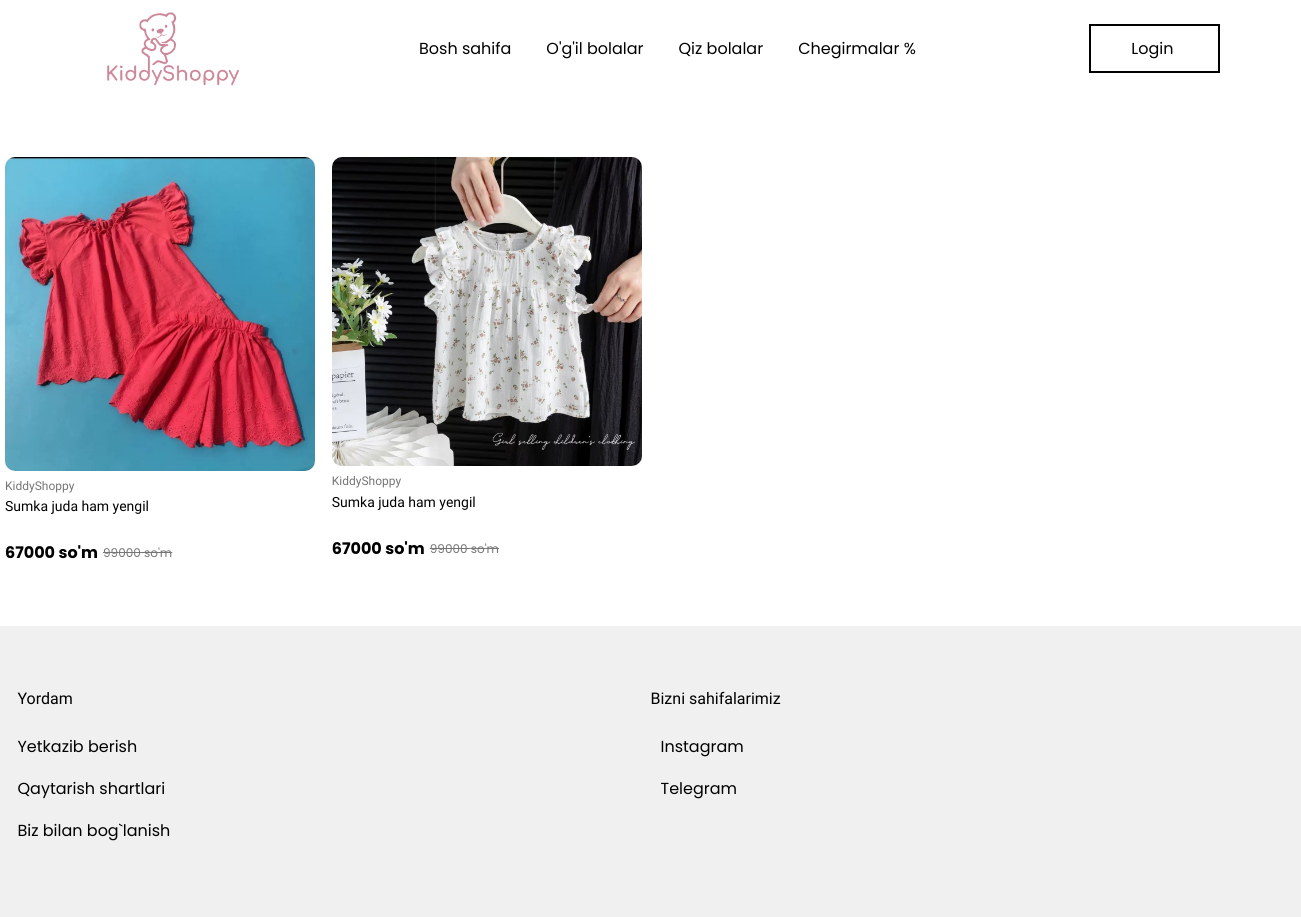
Page /filter/ogil/ on the earlier database version.
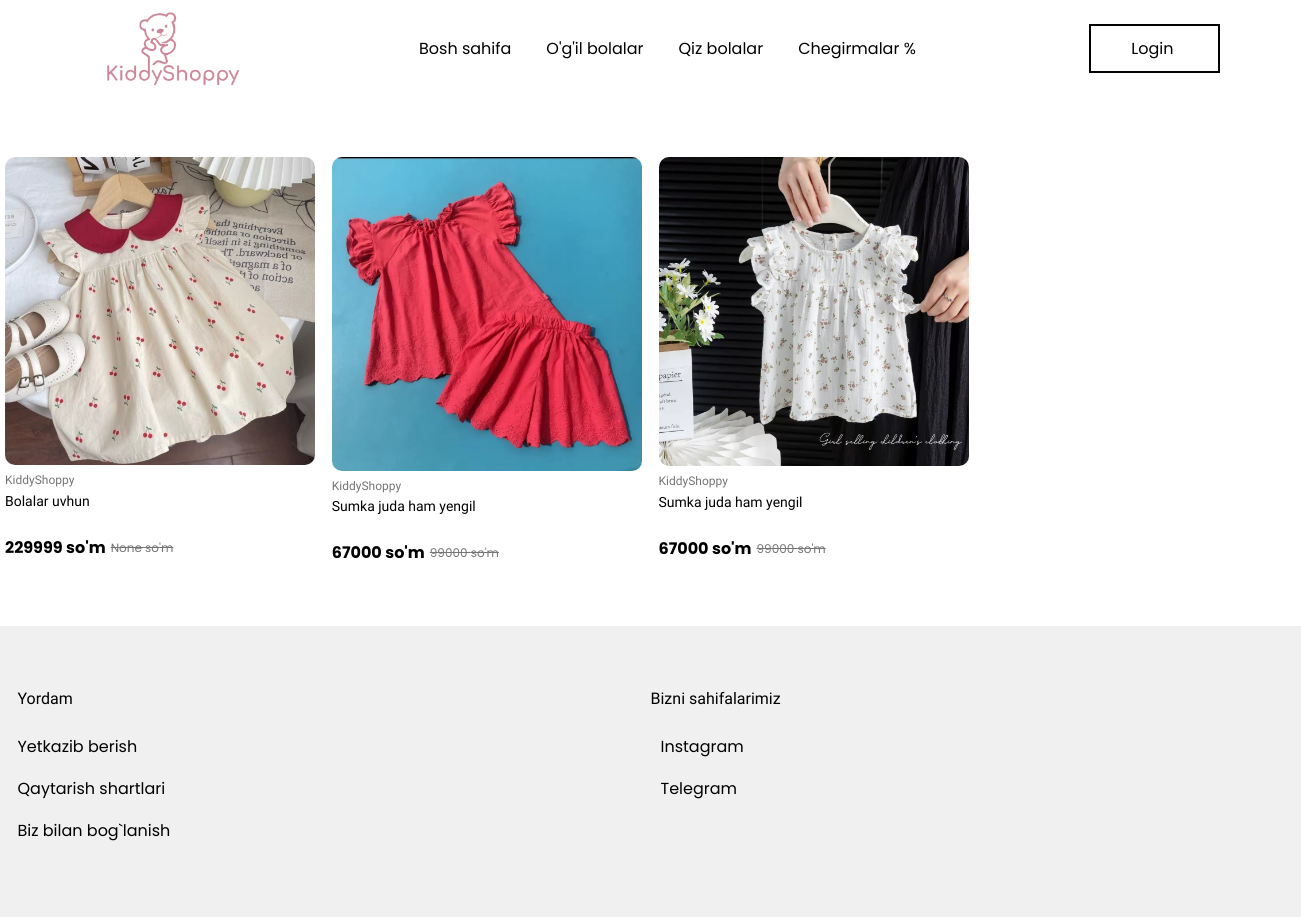
Same page on the later database version.
### base/models.py (models this page shows, shortened)
class Main_Kiyim(models.Model):
    YOSH_CHOICES = [
        ('1', '1 oylik'),
        ('2', '2 oylik'),
        ('3', '3 oylik'),
        ('4', '4 oylik'),
        ('5', '5 oylik'),
        ('6', '6 oylik'),
        ('7', '7 oylik'),
        ('8', '8 oylik'),
        ('9', '9 oylik'),
        ('9', '9 oylik'),
        ('10', '10 oylik'),             # ✅ Qo‘shildi
        ('11', '11 oylik'),             # ✅ Qo‘shildi
        ('12', '12 oylik'),             # ✅ Qo‘shildi
        ('13', '1 yosh'),               # ✅
        ('14', '2 yosh'),               # ✅
        ('15', '3 yosh'),
        ('16', '4 yosh'),
    ]
    yoshi = models.CharField(
        max_length=2,
        choices=YOSH_CHOICES,
        blank=True,
        null=True,
        verbose_name="Bolalar yoshi"
    )
    GENDER_CHOICES = [
        ('qiz', 'Qiz bola'),
        ('ogil', 'O‘g‘il bola'),
    ]
    jinsi = models.CharField(
        max_length=5,
        choices=GENDER_CHOICES,
        default='qiz',
        verbose_name="Jinsi",
        help_text="Qiz bola yoki o‘g‘il bola uchun"
    )
    BALAND_CHOICES = [
    ('40', '40 sm'),
    ('45', '45 sm'),
    ('50', '50 sm'),
    ('55', '55 sm'),
    ('60', '60 sm'),
    ('65', '65 sm'),
    ('70', '70 sm'),
]
    KG_CHOICES = [
    ('2', '2 kg'),
    ('2.5', '2.5 kg'),
    ('3', '3 kg'),
    ('3.5', '3.5 kg'),
    ('4', '4 kg'),
    ('4.5', '4.5 kg'),
    ('5', '5 kg'),
    ]
    pre_balandligi = models.CharField("PRE balandligi", max_length=50,     choices=BALAND_CHOICES, blank=True, null=True)
    pre_kilogrami = models.CharField("PRE kilogrami", max_length=50, choices=KG_CHOICES,    blank=True, null=True)
    nb_balandligi = models.CharField("NB balandligi", max_length=50, choices=BALAND_CHOICES,    blank=True, null=True)
    nb_kilogrami = models.CharField("NB kilogrami", max_length=50, choices=KG_CHOICES,  blank=True, null=True)
    m3_balandligi = models.CharField("3M balandligi", max_length=50, choices=BALAND_CHOICES,    blank=True, null=True)
    m3_kilogrami = models.CharField("3M kilogrami", max_length=50, choices=KG_CHOICES,  blank=True, null=True)
    m6_balandligi = models.CharField("6M balandligi", max_length=50, choices=BALAND_CHOICES,    blank=True, null=True)
    m6_kilogrami = models.CharField("6M kilogrami", max_length=50, choices=KG_CHOICES,  blank=True, null=True)
    m9_balandligi = models.CharField("9M balandligi", max_length=50, choices=BALAND_CHOICES,    blank=True, null=True)
    m9_kilogrami = models.CharField("9M kilogrami", max_length=50, choices=KG_CHOICES,  blank=True, null=True)
    main_img = models.ImageField(upload_to='kiyimlar/', blank=True, null=True)
    birinchi_img = models.ImageField(upload_to='kiyimlar/', blank=True, null=True)
    ikkinchi_img = models.ImageField(upload_to='kiyimlar/', blank=True, null=True)
    uchinchi_img = models.ImageField(upload_to='kiyimlar/', blank=True, null=True)
    tortinchi_img = models.ImageField(upload_to='kiyimlar/', blank=True, null=True)
    beshinchi_img = models.ImageField(upload_to='kiyimlar/', blank=True, null=True)
    oltinchi_img = models.ImageField(upload_to='kiyimlar/', blank=True, null=True)
    tavsifi = models.CharField(max_length=100)
    narhi = models.PositiveIntegerField()
    skidkasi = models.PositiveIntegerField(
    blank=True,
    null=True,
    verbose_name="Chegirma (%)",
    help_text="Chegirma foizi, agar yo'q bo‘lsa bo‘sh qoldiring"
    )
    kiyim_haqida = models.TextField(null=True, blank=True)
    birinchi_xususiyati = models.CharField(max_length=50, null=True, blank=True)
    ikkinchi_xususiyati = models.CharField(max_length=50, null=True, blank=True)
    uchunchi_xususiyati = models.CharField(max_length=50, null=True, blank=True)
    tortinchi_xususiyati = models.CharField(max_length=50, null=True, blank=True)
    beshinchi_xususiyati = models.CharField(max_length=50, null=True, blank=True)
    oltinchi_xususiyati = models.CharField(max_length=50, null=True, blank=True)
    class Meta:
        verbose_name = "Asosiy kiyim"
        verbose_name_plural = "Asosiy kiyimlar"
        ordering = ['-id']

### base/views.py (the view)
# urls.py: path('filter/<str:jinsi>/', kiyimlar_view, name='jins_filter'),
def kiyimlar_view(request, jinsi=None):
    if jinsi in ['qiz', 'ogil']:
        kiyimlar = Main_Kiyim.objects.filter(jinsi=jinsi)
    else:
        kiyimlar = Main_Kiyim.objects.all()
    return render(request, 'kiyimlar.html', {
        'kiyimlar': kiyimlar,
        'tanlangan_jins': jinsi
    })

### base/templates/kiyimlar.html (shortened to what this page needs)
{% extends 'base.html' %}
{% load static %}
{% block content %}
<body>
    <div class="products">
        {% for kiyim in kiyimlar %}
        <div class="product_card">
            <a href="{% url 'detail' kiyim.id %}">
                <div class="product_card_info">
                    <img src="{{ kiyim.main_img.url }}" alt="baby-clothes" width="310" height="400">
                    <h4>KiddyShoppy</h4>
                    <h3>{{ kiyim.tavsifi }}</h3>
                    <div class="product_card_info_price">
                        <p class="new_price">{{ kiyim.narhi }} so'm</p>
                        <p class="old_price">{{ kiyim.skidkasi }} so'm</p>
                    </div>
                </div>
            </a>
        </div>
        {% empty %}
        <p>Bu toifada kiyimlar topilmadi.</p>
        {% endfor %}
    </div>
</body>
{% endblock %}

Differences in the rows shown:
added Main_Kiyim: main_img (picture), tavsifi "Bolalar uvhun", narhi "229999", skidkasi "None"
